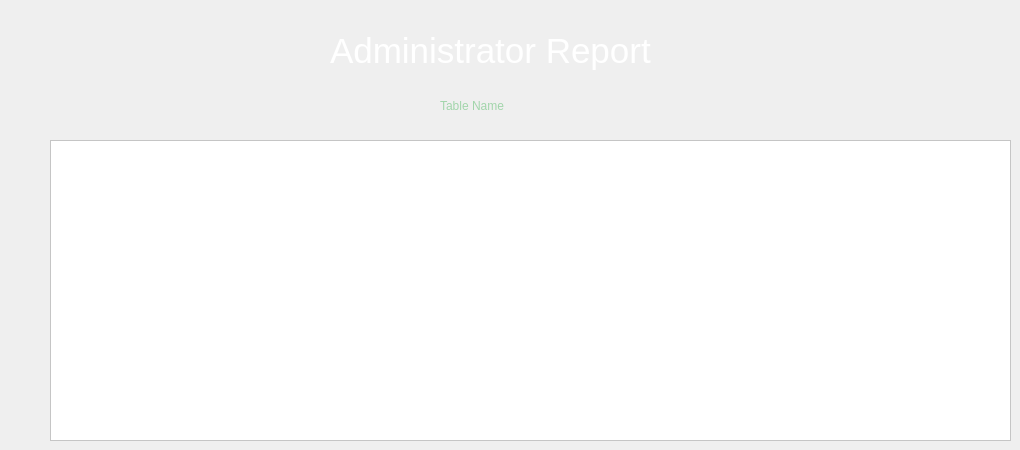
    <widget class="QWidget" name="tab_13">
     <attribute name="title">
      <string>Reports</string>
     </attribute>
     <widget class="QLabel" name="label_102">
      <property name="geometry">
       <rect>
        <x>330</x>
        <y>0</y>
        <width>391</width>
        <height>101</height>
       </rect>
      </property>
      <property name="font">
       <font>
        <family>MS Shell Dlg 2</family>
        <pointsize>26</pointsize>
        <weight>9</weight>
        <italic>false</italic>
        <bold>false</bold>
       </font>
      </property>
      <property name="styleSheet">
       <string notr="true">color: rgb(255, 255, 255);
font: 75 26pt &quot;MS Shell Dlg 2&quot;;</string>
      </property>
      <property name="text">
       <string>Administrator Report</string>
      </property>
     </widget>
     <widget class="QLabel" name="l61">
      <property name="geometry">
       <rect>
        <x>440</x>
        <y>90</y>
        <width>371</width>
        <height>31</height>
       </rect>
      </property>
      <property name="styleSheet">
       <string notr="true">color: rgb(162, 213, 171);
font: 75 18pt &quot;MS Shell Dlg 2&quot;;
</string>
      </property>
      <property name="text">
       <string>Table Name</string>
      </property>
     </widget>
     <widget class="QTableWidget" name="tableReport">
      <property name="geometry">
       <rect>
        <x>50</x>
        <y>140</y>
        <width>961</width>
        <height>301</height>
       </rect>
      </property>
      <property name="styleSheet">
       <string notr="true">background-color: rgb(255, 255, 255);</string>
      </property>
     </widget>
    </widget>
